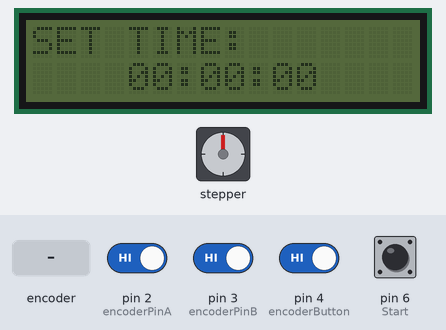
This sketch was run on a simulated Arduino Uno, built with avr-gcc and run on an emulated ATmega328P. Shown: 16×2 character LCD, stepper motor. The inputs (shaded band) are chosen by the test bench; at power-on: pin 2 (encoderPinA), pin 3 (encoderPinB), pin 4 (encoderButton), pin 6 (Start) HIGH. Stepper angles assume 2048 steps per turn.

Above: at 1.2 s.
1.3 s: pin 6 (Start) pulled LOW for 0.15 s
At 1.47 s:
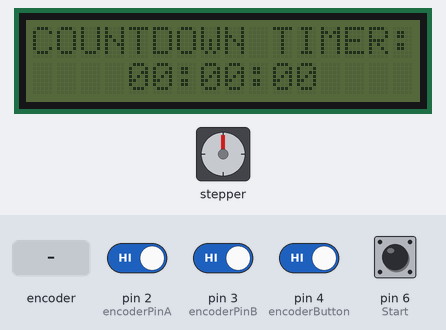
4.6 s: pin 4 (encoderButton) driven LOW
7.3 s: rotary encoder on pin 2 (encoderPinA) / pin 3 (encoderPinB) turned 1 step (first pin leading)
At 9.8 s:
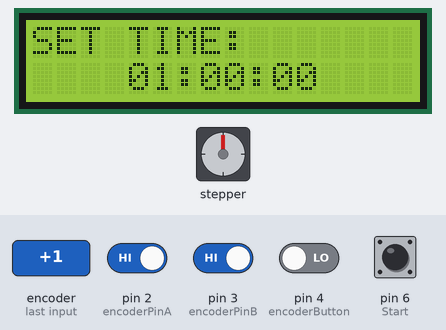
10.5 s: pin 6 (Start) pulled LOW for 1 s
At 11.3 s:
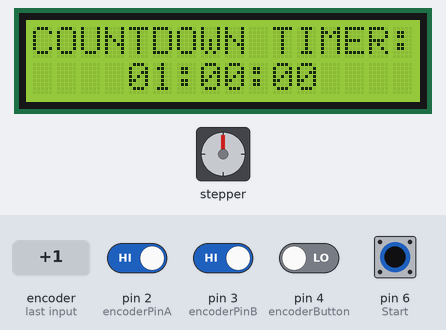
Timing chart, 0 to 13.5 s (numbered marks = the images above; inputs shaded):
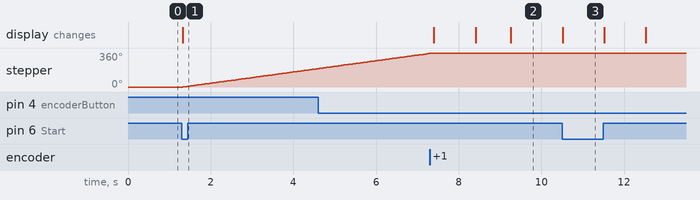

The sketch:

sketch_mar02a.ino
```cpp
#include "OneButton.h"
OneButton encoderButton(4, true);
OneButton Star(6, true);
#include <Wire.h>
#include <LiquidCrystal_I2C.h>
#include <Stepper.h>
const int stepsPerRevolution = 2048;
Stepper myStepper(stepsPerRevolution, 8, 10, 9, 11);
LiquidCrystal_I2C lcd(0x27,16,2);
#define Start 6
int hours = 0;
int minutes = 0;
int seconds = 0;
boolean timeState = false;
#define encoderPinA 2
#define encoderPinB 3
int HMS = 1;
int encoderPos = 0;
unsigned int lastReportedPos = 1;
static boolean rotating = false;
boolean A_set = false;
boolean B_set = false;

void setup() {

pinMode(Start,INPUT);
digitalWrite(Start,HIGH);
pinMode(Start, INPUT_PULLUP);
attachInterrupt(0, doEncoderA, CHANGE);
attachInterrupt(1, doEncoderB, CHANGE);
pinMode(encoderPinA, INPUT_PULLUP);
pinMode(encoderPinB, INPUT_PULLUP);
Serial.begin(9600);
lcd.init();
lcd.clear();
lcd.noBacklight();
lcd.setCursor(0, 0);
lcd.print("SET TIME:");
lcd.setCursor(4, 1);
lcd.print("00:00:00");
encoderButton.attachClick(click1);
encoderButton.attachLongPressStart(longPressStart1);
encoderButton.attachLongPressStop(longPressStop1);
encoderButton.attachDuringLongPress(longPress1);

}

void click1 ()
{
HMS = HMS + 1;
if (HMS == 4)
{
HMS = 1;
}
delay(500);
}

void loop() {
encoderButton.tick();
Star.tick();
delay(10);
rotating = true;
encoderPos = constrain(encoderPos, -1, 1);
if (lastReportedPos != encoderPos) {
if (HMS == 1){
  hours = hours + encoderPos;
hours = constrain(hours, 0, 24);
}
else if (HMS == 2) {
minutes = minutes + encoderPos;
minutes = constrain(minutes, 0, 60);
}
else if (HMS == 3) {
seconds = seconds + encoderPos;
seconds = constrain(seconds, 0, 60);
}

lcd.setCursor(4, 1);
if (hours <= 9)
{
lcd.print("0");
}
lcd.print(hours);
lcd.print(":");
if (minutes <= 9)
{
lcd.print("0");
}
lcd.print(minutes);
lcd.print(":");
if (seconds <= 9)
{
lcd.print("0");
}
lcd.print(seconds);
encoderPos = 0;
lastReportedPos = encoderPos;

}
if (digitalRead(Start) == LOW) {
lcd.setCursor(0, 0);
lcd.print("COUNTDOWN TIMER:");

timeState = true;
while (timeState == true) {
if (minutes == 0 && hours >= 1) {
minutes = 60;
hours = hours - 1;
}
if (seconds == 0 && minutes >= 1) {
seconds = 60;
minutes = minutes - 1;
}
else if (minutes == 0 && hours == 0 && seconds == 0) {
while (timeState == true) {
myStepper.setSpeed(10);
myStepper.step(stepsPerRevolution); {
timeState = false;
seconds = 1;
lcd.clear();
lcd.noBacklight();
lcd.setCursor(0, 0);
lcd.print("SET TIME:");
lcd.setCursor(4, 1);
lcd.print("00:00:00");

break;
}
}
}
delay(992);
seconds = seconds - 1;

lcd.setCursor(4, 1);
if (hours <= 9)
{
lcd.print("0");
}
lcd.print(hours);
lcd.print(":");
if (minutes <= 9)
{
lcd.print("0");
}
lcd.print(minutes);
lcd.print(":");
if (seconds <= 9)
{
lcd.print("0");
}
lcd.print(seconds);
}
}
}

void doEncoderA() {

if ( rotating ) delay (1);

if ( digitalRead(encoderPinA) != A_set ) {
A_set = !A_set;

if ( A_set && !B_set )
encoderPos = 1;

rotating = false;
}
}

void doEncoderB() {
if ( rotating ) delay (1);
if ( digitalRead(encoderPinB) != B_set ) {
B_set = !B_set;

if ( B_set && !A_set )
encoderPos = -1;

rotating = false;
}
}

void longPressStart1() {
   lcd.backlight();
}

void longPress1() {
}

void longPressStop1() {
}
```

Measured:
- after the input at 1.3 s, stepper: keeps turning clockwise at about 60°/s, starting at once; the display: changes at once (image 1)
- after the input at 10.5 s, the display: changes at once (image 3)
